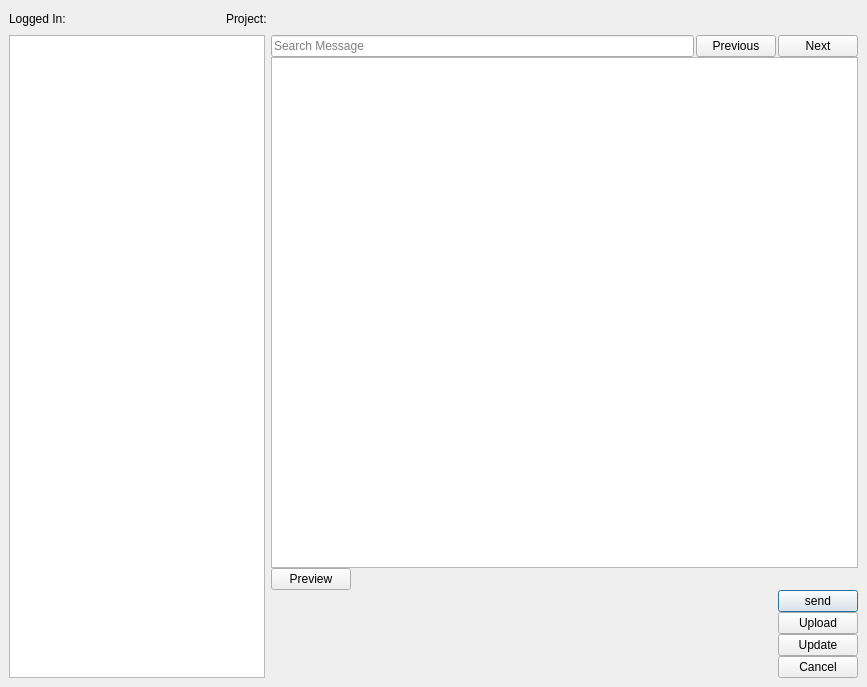
<?xml version="1.0" encoding="UTF-8"?>
<ui version="4.0">
 <class>MscolabProject</class>
 <widget class="QMainWindow" name="MscolabProject">
  <property name="windowModality">
   <enum>Qt::NonModal</enum>
  </property>
  <property name="enabled">
   <bool>true</bool>
  </property>
  <property name="geometry">
   <rect>
    <x>0</x>
    <y>0</y>
    <width>867</width>
    <height>687</height>
   </rect>
  </property>
  <property name="minimumSize">
   <size>
    <width>600</width>
    <height>400</height>
   </size>
  </property>
  <property name="windowTitle">
   <string>Mscolab Project Chat</string>
  </property>
  <widget class="QWidget" name="centralwidget">
   <layout class="QGridLayout" name="gridLayout">
    <item row="0" column="0">
     <layout class="QVBoxLayout" name="verticalLayout_4">
      <item>
       <layout class="QHBoxLayout" name="horizontalLayout_3" stretch="1,1,2">
        <property name="spacing">
         <number>-1</number>
        </property>
        <property name="sizeConstraint">
         <enum>QLayout::SetMinimumSize</enum>
        </property>
        <item>
         <widget class="QLabel" name="user_info">
          <property name="sizePolicy">
           <sizepolicy hsizetype="MinimumExpanding" vsizetype="Preferred">
            <horstretch>0</horstretch>
            <verstretch>0</verstretch>
           </sizepolicy>
          </property>
          <property name="text">
           <string>Logged In: </string>
          </property>
         </widget>
        </item>
        <item>
         <widget class="QLabel" name="proj_info">
          <property name="sizePolicy">
           <sizepolicy hsizetype="MinimumExpanding" vsizetype="Preferred">
            <horstretch>0</horstretch>
            <verstretch>0</verstretch>
           </sizepolicy>
          </property>
          <property name="text">
           <string>Project:</string>
          </property>
         </widget>
        </item>
        <item>
         <spacer name="horizontalSpacer">
          <property name="orientation">
           <enum>Qt::Horizontal</enum>
          </property>
          <property name="sizeHint" stdset="0">
           <size>
            <width>40</width>
            <height>20</height>
           </size>
          </property>
         </spacer>
        </item>
       </layout>
      </item>
      <item>
       <layout class="QHBoxLayout" name="horizontalLayout_4" stretch="0,1">
        <property name="spacing">
         <number>-1</number>
        </property>
        <item>
         <widget class="QListWidget" name="collaboratorsList">
          <property name="sizePolicy">
           <sizepolicy hsizetype="MinimumExpanding" vsizetype="Expanding">
            <horstretch>0</horstretch>
            <verstretch>0</verstretch>
           </sizepolicy>
          </property>
          <property name="minimumSize">
           <size>
            <width>256</width>
            <height>300</height>
           </size>
          </property>
         </widget>
        </item>
        <item>
         <layout class="QVBoxLayout" name="verticalLayout_3" stretch="0,4,1">
          <property name="spacing">
           <number>0</number>
          </property>
          <item>
           <layout class="QHBoxLayout" name="horizontalLayout_5">
            <property name="spacing">
             <number>2</number>
            </property>
            <property name="leftMargin">
             <number>0</number>
            </property>
            <property name="topMargin">
             <number>0</number>
            </property>
            <property name="rightMargin">
             <number>0</number>
            </property>
            <property name="bottomMargin">
             <number>0</number>
            </property>
            <item>
             <widget class="QLineEdit" name="searchMessageLineEdit">
              <property name="placeholderText">
               <string>Search Message</string>
              </property>
             </widget>
            </item>
            <item>
             <widget class="QPushButton" name="searchPrevBtn">
              <property name="text">
               <string>Previous</string>
              </property>
             </widget>
            </item>
            <item>
             <widget class="QPushButton" name="searchNextBtn">
              <property name="text">
               <string>Next</string>
              </property>
             </widget>
            </item>
           </layout>
          </item>
          <item>
           <widget class="QListWidget" name="messageList">
            <property name="sizePolicy">
             <sizepolicy hsizetype="Expanding" vsizetype="Expanding">
              <horstretch>0</horstretch>
              <verstretch>0</verstretch>
             </sizepolicy>
            </property>
            <property name="minimumSize">
             <size>
              <width>539</width>
              <height>300</height>
             </size>
            </property>
           </widget>
          </item>
          <item>
           <layout class="QVBoxLayout" name="verticalLayout_2">
            <property name="spacing">
             <number>0</number>
            </property>
            <item>
             <layout class="QHBoxLayout" name="horizontalLayout_2">
              <item>
               <widget class="QPushButton" name="previewBtn">
                <property name="toolTip">
                 <string/>
                </property>
                <property name="text">
                 <string>Preview</string>
                </property>
                <property name="autoDefault">
                 <bool>false</bool>
                </property>
                <property name="default">
                 <bool>false</bool>
                </property>
                <property name="flat">
                 <bool>false</bool>
                </property>
               </widget>
              </item>
              <item>
               <spacer name="horizontalSpacer_2">
                <property name="orientation">
                 <enum>Qt::Horizontal</enum>
                </property>
                <property name="sizeHint" stdset="0">
                 <size>
                  <width>40</width>
                  <height>20</height>
                 </size>
                </property>
               </spacer>
              </item>
             </layout>
            </item>
            <item>
             <layout class="QHBoxLayout" name="horizontalLayout" stretch="2,0">
              <property name="spacing">
               <number>0</number>
              </property>
              <item>
               <widget class="QWidget" name="messageTextContainer" native="true"/>
              </item>
              <item>
               <layout class="QVBoxLayout" name="verticalLayout">
                <item>
                 <widget class="QPushButton" name="sendMessageBtn">
                  <property name="text">
                   <string>send</string>
                  </property>
                  <property name="default">
                   <bool>true</bool>
                  </property>
                 </widget>
                </item>
                <item>
                 <widget class="QPushButton" name="uploadBtn">
                  <property name="toolTip">
                   <string>Upload image or file</string>
                  </property>
                  <property name="text">
                   <string>Upload</string>
                  </property>
                 </widget>
                </item>
                <item>
                 <widget class="QPushButton" name="editMessageBtn">
                  <property name="toolTip">
                   <string/>
                  </property>
                  <property name="text">
                   <string>Update</string>
                  </property>
                 </widget>
                </item>
                <item>
                 <widget class="QPushButton" name="cancelBtn">
                  <property name="enabled">
                   <bool>true</bool>
                  </property>
                  <property name="text">
                   <string>Cancel</string>
                  </property>
                 </widget>
                </item>
               </layout>
              </item>
             </layout>
            </item>
           </layout>
          </item>
         </layout>
        </item>
       </layout>
      </item>
     </layout>
    </item>
   </layout>
  </widget>
  <action name="actionCloseWindow">
   <property name="text">
    <string>CloseWindow</string>
   </property>
   <property name="shortcut">
    <string>Ctrl+W</string>
   </property>
  </action>
  <addaction name="actionCloseWindow"/>
 </widget>
 <resources/>
 <connections>
  <connection>
   <sender>actionCloseWindow</sender>
   <signal>triggered()</signal>
   <receiver>MscolabProject</receiver>
   <slot>close()</slot>
   <hints>
    <hint type="sourcelabel">
     <x>-1</x>
     <y>-1</y>
    </hint>
    <hint type="destinationlabel">
     <x>404</x>
     <y>369</y>
    </hint>
   </hints>
  </connection>
 </connections>
</ui>
